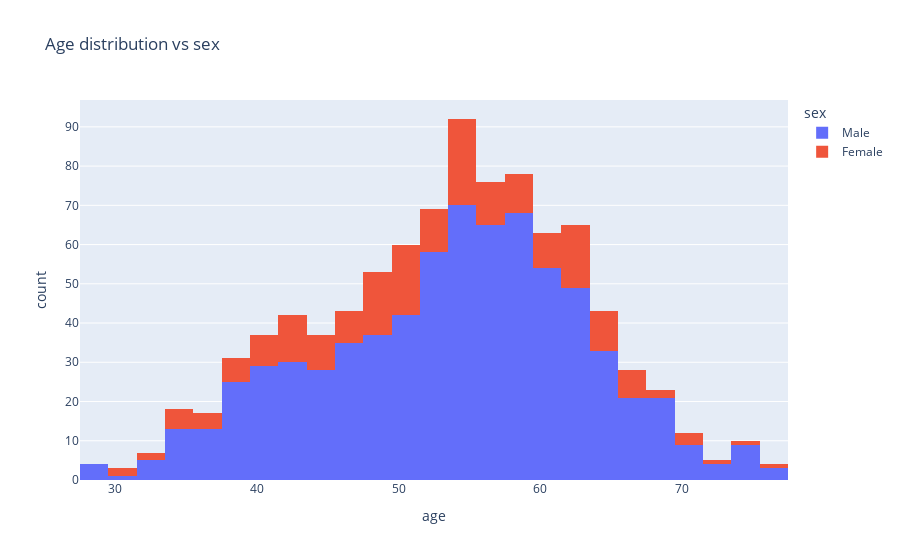

The notebook cell saved with this chart:
### Code cell
fig = px.histogram(df, x="age",color='sex',title='Age distribution vs sex')
fig.show()

### Figure 1 — Plotly figure (JSON) as saved in the notebook; plotly's stock layout.template omitted (floating-point values rounded to 4 significant figures; data arrays with more than 128 entries replaced by an {"elided": "..."} marker saying what was removed)
{"data": [{"alignmentgroup": "True", "bingroup": "x", "hovertemplate": "sex=Male<br>age=%{x}<br>count=%{y}<extra></extra>", "legendgroup": "Male", "marker": {"color": "#636efa", "pattern": {"shape": ""}}, "name": "Male", "offsetgroup": "Male", "orientation": "v", "showlegend": true, "type": "histogram", "x": {"elided": "726 int values"}, "xaxis": "x", "yaxis": "y"}, {"alignmentgroup": "True", "bingroup": "x", "hovertemplate": "sex=Female<br>age=%{x}<br>count=%{y}<extra></extra>", "legendgroup": "Female", "marker": {"color": "#EF553B", "pattern": {"shape": ""}}, "name": "Female", "offsetgroup": "Female", "orientation": "v", "showlegend": true, "type": "histogram", "x": {"elided": "194 int values"}, "xaxis": "x", "yaxis": "y"}], "layout": {"barmode": "relative", "legend": {"title": {"text": "sex"}, "tracegroupgap": 0}, "title": {"text": "Age distribution vs sex"}, "xaxis": {"anchor": "y", "domain": [0, 1], "title": {"text": "age"}}, "yaxis": {"anchor": "x", "domain": [0, 1], "title": {"text": "count"}}}}
